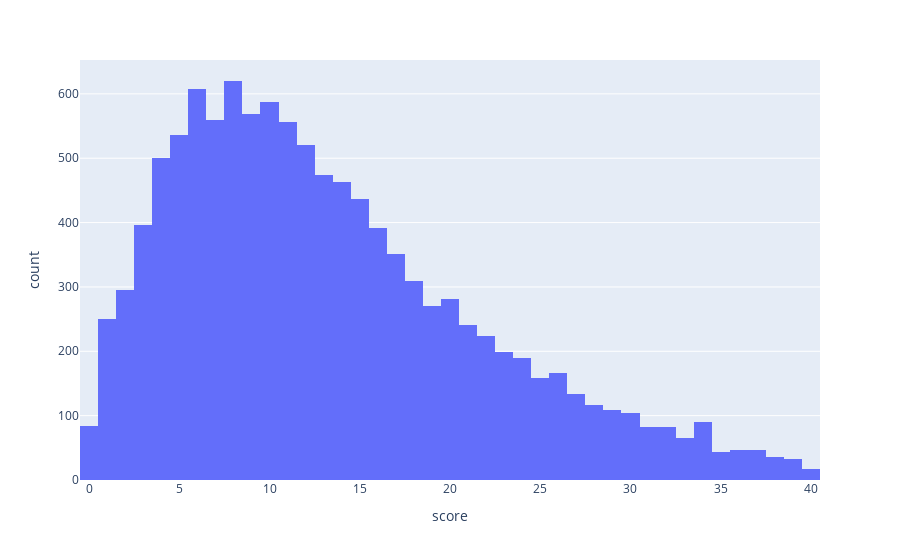

The notebook cell saved with this chart:
### Code cell
px.histogram(df, x="score")

### Figure 1 — Plotly figure (JSON) as saved in the notebook; plotly's stock layout.template omitted (floating-point values rounded to 4 significant figures; data arrays with more than 128 entries replaced by an {"elided": "..."} marker saying what was removed)
{"data": [{"alignmentgroup": "True", "bingroup": "x", "hovertemplate": "score=%{x}<br>count=%{y}<extra></extra>", "legendgroup": "", "marker": {"color": "#636efa", "pattern": {"shape": ""}}, "name": "", "offsetgroup": "", "orientation": "v", "showlegend": false, "type": "histogram", "x": {"elided": "11243 int values"}, "xaxis": "x", "yaxis": "y"}], "layout": {"barmode": "relative", "legend": {"tracegroupgap": 0}, "margin": {"t": 60}, "xaxis": {"anchor": "y", "domain": [0, 1], "title": {"text": "score"}}, "yaxis": {"anchor": "x", "domain": [0, 1], "title": {"text": "count"}}}}
